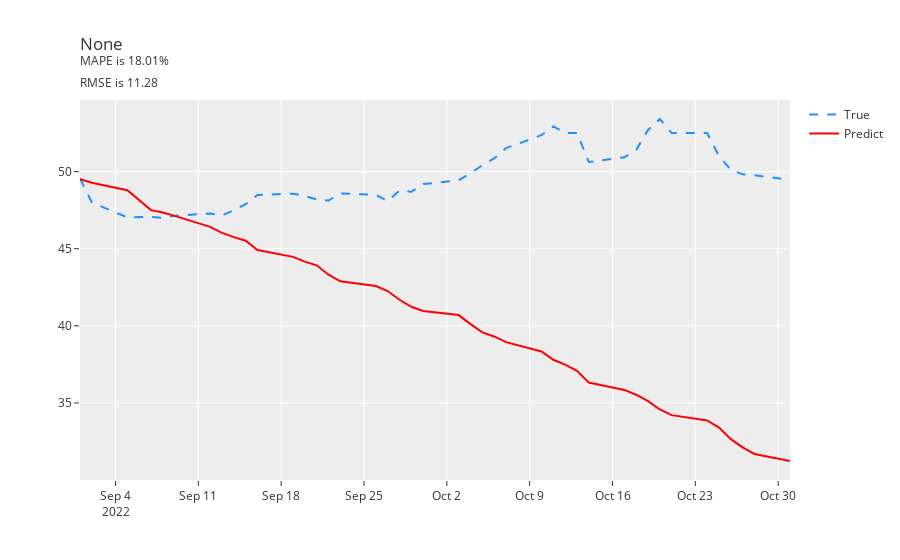

The cell this chart's notebook holds for it:
### Code cell
pred_arima(y_train, y_test, (2, 1, 1), X_train, X_test)
